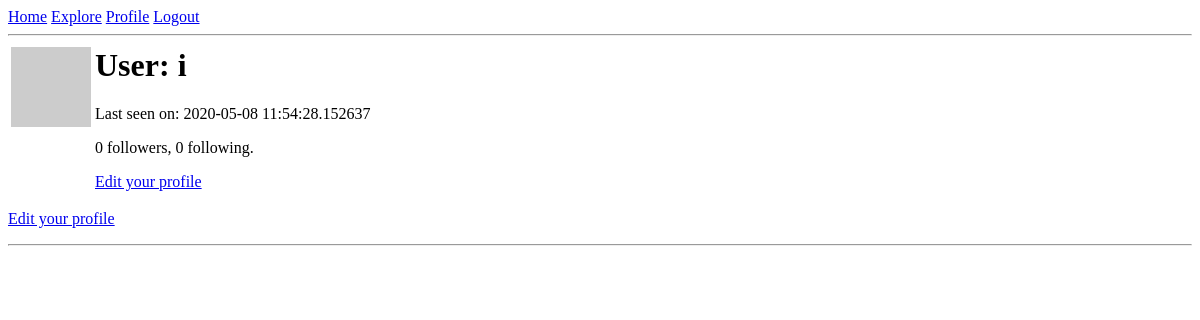
The page /user/i (signed in) on the database as committed earlier.
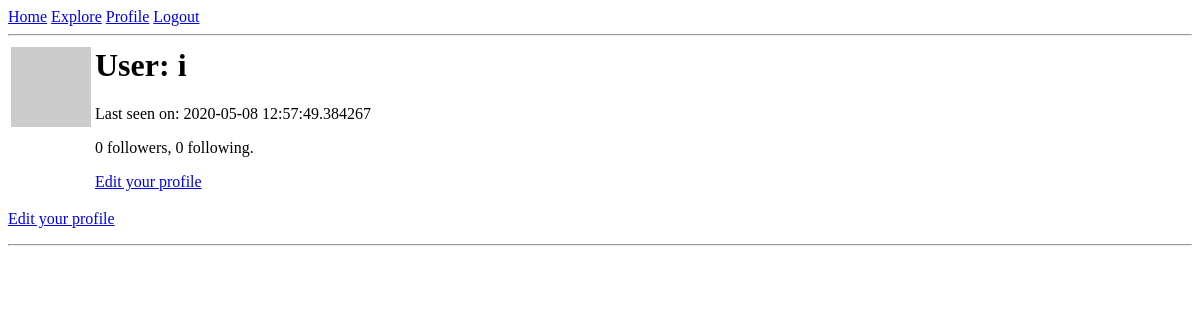
The same page on the database as committed later.
### app/models.py (models this page shows, shortened)
class User(UserMixin, db.Model):
    id = db.Column(db.Integer, primary_key=True)
    username = db.Column(db.String(64), index=True, unique=True)
    email = db.Column(db.String(120), index=True, unique=True)
    password_hash = db.Column(db.String(128))
    about_me = db.Column(db.String(140))
    last_seen = db.Column(db.DateTime, default = datetime.utcnow)
    posts = db.relationship('Post', backref='author', lazy='dynamic')
    followed = db.relationship(
        'User', secondary=followers,
        primaryjoin=(followers.c.follower_id == id),
        secondaryjoin=(followers.c.followed_id == id),
        backref=db.backref('followers', lazy='dynamic'), lazy='dynamic'
    )
    def avatar(self, size):
        digest = md5(self.email.lower().encode('utf-8')).hexdigest()
        return 'https://www.gravatar.com/avatar/{}?d=retro&s={}'.format(digest, size)

### app/routes.py (the view)
@app.route('/user/<username>') #dynamic content in <>
@login_required
def user(username):
    user = User.query.filter_by(username=username).first_or_404()
    page = request.args.get('page', 1, type=int)
    posts = user.posts.order_by(Post.timestamp.desc()).paginate(page, app.config['POSTS_PER_PAGE'], False)
    next_url = url_for('user', username=user.username, page=posts.next_num) if posts.has_next else None
    prev_url = url_for('user', username=user.username, page=posts.prev_num) if posts.has_prev else None
    return render_template('user.html', user=user, posts=posts.items, prev_url=prev_url, next_url=next_url)

### app/models.py (called while the page is built)
@login.user_loader
def load_user(id):
    return User.query.get(int(id))

### app/routes.py (called while the page is built)
@app.before_request
def before_request():
    if current_user.is_authenticated:
        current_user.last_seen = datetime.utcnow()
        db.session.commit()

### app/templates/user.html (shortened to what this page needs)
{% extends "base.html" %}
{% block content %}
    <table>
        <tr valign="top">
            <td><img src="{{ user.avatar(128) }}"></td>
            <td>
                <h1>User: {{ user.username }}</h1>
                {% if user.last_seen %}<p>Last seen on: {{ user.last_seen }}</p>{% endif %}
                <p>{{ user.followers.count() }} followers, {{ user.followed.count() }} following.</p>
                {% if user == current_user %}
                <p><a href="{{ url_for('edit_profile') }}">Edit your profile</a></p>
                {% elif not current_user.is_following(user) %}
                <p><a href="{{ url_for('follow', username=user.username) }}">Follow</a></p>
                {% else %}
                <p><a href="{{ url_for('unfollow', username=user.username) }}">Unfollow</a></p>
                {% endif %}
            </td>
        </tr>
    </table>
    {% if user == current_user %}
    <p><a href="{{ url_for('edit_profile') }}">Edit your profile</a></p>
    {% endif %}
    <hr>
{% endblock %}

### app/templates/base.html (shortened to what this page needs)
<html>
    <head>
    </head>
    <body>
        <a href="{{ url_for('index') }}">Home</a>
        <a href="{{ url_for('explore') }}">Explore</a>
        {% if current_user.is_anonymous %}
        <a href="{{ url_for('login') }}">Login</a>
        {% else %}
        <a href="{{ url_for('user', username=current_user.username) }}">Profile</a>
        <a href="{{ url_for('logout') }}">Logout</a>
        {% endif %}
        <hr>
        {% block content %}{% endblock %}
    </body>
</html>

Rows that differ between the two databases and show on the page:
changed User: last_seen "2020-05-08 11:54:28.152637" → "2020-05-08 12:57:49.384267"
